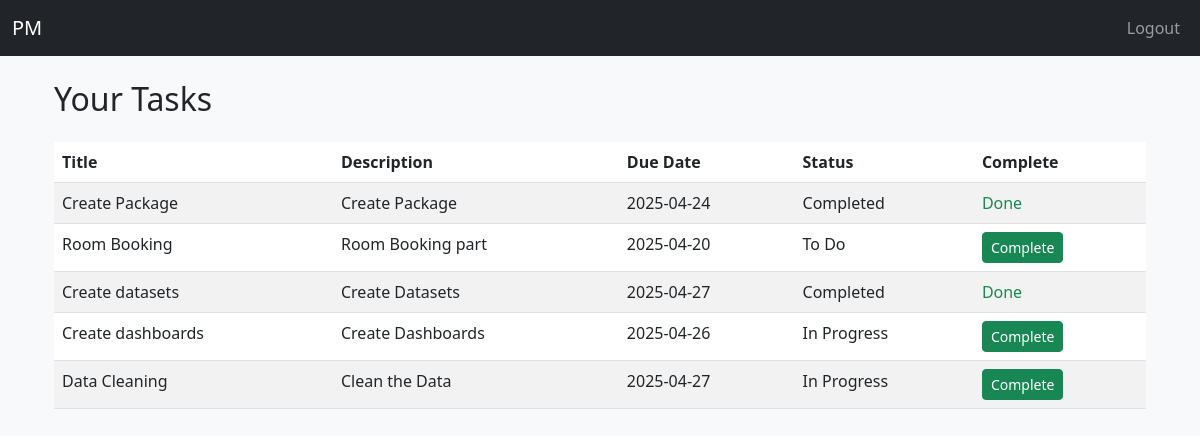
Screenshot of /team_member/dashboard (signed in) with the database file from the repository.
### app/models.py (models this page shows)
class Task(db.Model):
    __tablename__ = 'tasks'
    id = db.Column(db.Integer, primary_key=True)
    title = db.Column(db.String(120), nullable=False)
    description = db.Column(db.Text)
    due_date = db.Column(db.Date)
    priority = db.Column(db.String(20))  # e.g., Low, Medium, High
    status = db.Column(db.String(20), default='To Do')  # To Do, In Progress, Completed
    project_id = db.Column(db.Integer, db.ForeignKey('projects.id'), nullable=False)
    project = db.relationship('Project', backref=db.backref('tasks', lazy=True))
    assigned_users = db.relationship('User', secondary='task_user', backref='tasks')

### app/routes.py (the view)
@main.route('/team_member/dashboard')
@login_required
def team_member_dashboard():
    if current_user.role != 'team_member':
        return redirect(url_for('main.home'))
    tasks = current_user.tasks
    return render_template('dashboard/team_dashboard.html', tasks=tasks)

### app/templates/dashboard/team_dashboard.html
{% extends 'layout.html' %}
{% block content %}
<div class="container mt-4">
    <h2 class="mb-4">Your Tasks</h2>
    {% if tasks %}
    <table class="table table-striped">
        <thead>
            <tr>
                <th>Title</th>
                <th>Description</th>
                <th>Due Date</th>
                <th>Status</th>
                <th>Complete</th>
            </tr>
        </thead>
        <tbody>
            {% for task in tasks %}
            <tr>
                <td>{{ task.title }}</td>
                <td>{{ task.description }}</td>
                <td>{{ task.due_date.strftime('%Y-%m-%d') if task.due_date else 'N/A' }}</td>
                <td>{{ task.status }}</td>
                <td>
                    {% if task.status != 'Completed' %}
                    <form action="{{ url_for('task.complete_task', task_id=task.id) }}" method="POST" style="display:inline;">
                        <button type="submit" class="btn btn-sm btn-success">Complete</button>
                    </form>
                    {% else %}
                    <span class="text-success">Done</span>
                    {% endif %}
                </td>
            </tr>
            {% endfor %}
        </tbody>
    </table>
    {% else %}
        <p>No tasks assigned to you yet.</p>
    {% endif %}
</div>
{% endblock %}

### rows the page displays
Task: title "Create Package", description "Create Package", due_date "2025-04-24", status "Completed", shows "Done"
Task: title "Room Booking", description "Room Booking part", due_date "2025-04-20", status "To Do"
Task: title "Create datasets", description "Create Datasets", due_date "2025-04-27", status "Completed", shows "Done"
Task: title "Create dashboards", description "Create Dashboards", due_date "2025-04-26", status "In Progress"
Task: title "Data Cleaning", description "Clean the Data", due_date "2025-04-27", status "In Progress"
